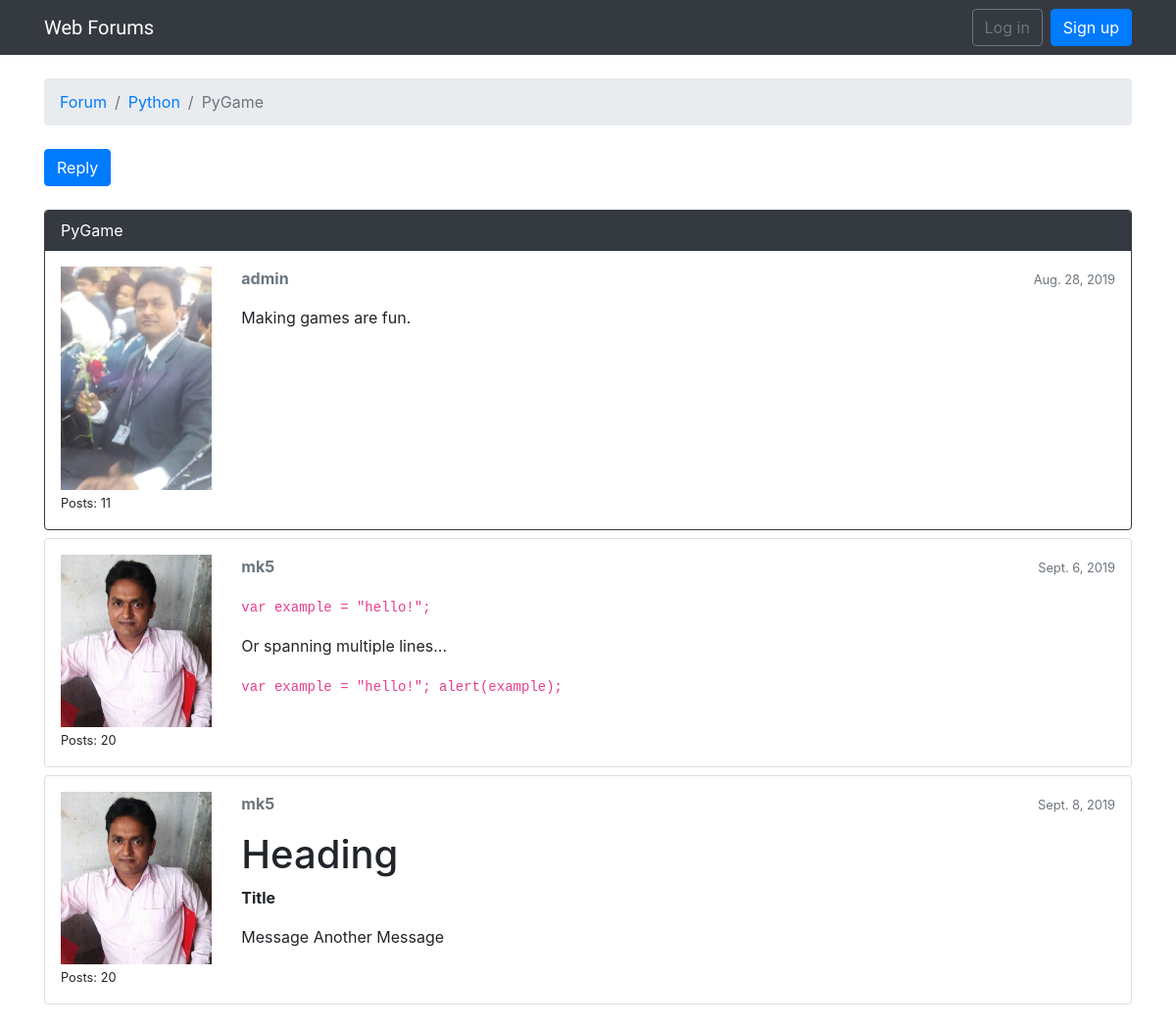
The page /webforum/forums/2/topics/4/ on the database its author committed.
### webforum/models.py (models this page shows, shortened)
class Topic(models.Model):
    subject = models.CharField(max_length=250)
    last_updated = models.DateTimeField(auto_now_add=True)
    forum = models.ForeignKey(Forum, on_delete=models.CASCADE, related_name='topics')
    started_by = models.ForeignKey(User, on_delete=models.CASCADE, related_name='topics')
    views = models.PositiveIntegerField(default=0)

class Forum(models.Model):
    name = models.CharField(max_length=30, unique=True)
    description = models.CharField(max_length=100)

class Post(models.Model):
    message = models.TextField(max_length=3000)
    topic = models.ForeignKey(Topic, on_delete=models.CASCADE, related_name='posts')
    created_on = models.DateTimeField(auto_now_add=True)
    updated_on = models.DateTimeField(null=True)
    created_by = models.ForeignKey(User, on_delete=models.CASCADE, related_name='posts')
    updated_by = models.ForeignKey(User, on_delete=models.CASCADE,  null=True, related_name='+')
    def get_message_as_markdown(self):
        return mark_safe(markdown(self.message, safe_mode='escape'))

### accounts/models.py (models this page shows, shortened)
class Profile(models.Model):
    user = models.OneToOneField(User, on_delete=models.CASCADE)
    title = models.CharField(blank=True, max_length=50)
    profile_pic = models.ImageField(default='avatar.svg', upload_to='profile_pics')
    bio = models.CharField(max_length=150, null=True)

### webforum/views.py (the view)
# urls.py: path('forums/<int:pk>/topics/<int:topic_pk>/', views.PostListView.as_view(), name='topic_posts'),
class PostListView(ListView):
    model = Post
    context_object_name = 'posts'
    template_name = 'topic_posts.html'
    paginate_by = 10
    def get_context_data(self, **kwargs):
        session_key = 'viewed_topic_{}'.format(self.topic.pk)
        if not self.request.session.get(session_key, False):
            self.topic.views += 1
            self.topic.save()
        kwargs['topic'] = self.topic
        return super().get_context_data(**kwargs)
    def get_queryset(self):
        self.topic = get_object_or_404(Topic, forum__pk=self.kwargs.get('pk'), pk=self.kwargs.get('topic_pk'))
        queryset = self.topic.posts.order_by('created_on')
        return queryset

### webforum/templates/topic_posts.html (shortened to what this page needs)
{% extends 'base.html' %}
{% load static %}
{% block breadcrumb %}
  <li class="breadcrumb-item"><a href="{% url 'home' %}">Forum</a></li>
  <li class="breadcrumb-item"><a href="{% url 'forum_topics' topic.forum.pk %}">{{ topic.forum.name }}</a></li>
  <li class="breadcrumb-item active">{{ topic.subject }}</li>
{% endblock %}
{% block content %}
  <div class="mb-4">
    <a href="{% url 'reply_topic' topic.forum.pk topic.pk %}" class="btn btn-primary" role="button">Reply</a>
  </div>
  {% for post in posts %}
    <div id="{{post.pk}}" class="card {% if forloop.last %}mb-4 {% else %}mb-2{% endif %} {% if forloop.first %}border-dark{% endif %}">
      {% if forloop.first %}
        <div class="card-header text-white bg-dark py-2 px-3">{{ topic.subject }}</div>
      {% endif %}
      <div class="card-body p-3">
        <div class="row">
          <div class="col-2">
            <img src="{{ post.created_by.profile.profile_pic.url }}" alt="{{ post.created_by.username }}" class="w-100">
            <small>Posts: {{ post.created_by.posts.count }}</small>
          </div>
          <div class="col-10">
            <div class="row mb-3">
              <div class="col-6">
                <strong class="text-muted">{{ post.created_by.username }}</strong>
              </div>
              <div class="col-6 text-right">
                <small class="text-muted">{{ post.created_on.date }}</small>
              </div>
            </div>
            {{ post.get_message_as_markdown }}
          </div>
        </div>
      </div>
    </div>
  {% endfor %}
{% endblock %}

### rows shown on the page
Topic: forum.name "Python", subject "PyGame"
Post: created_by.profile.profile_pic (picture), created_by.posts.count "11", created_by.username "admin", created_on "Aug. 28, 2019", get_message_as_markdown "Making games are fun."
Post: created_by.profile.profile_pic (picture), created_by.posts.count "20", created_by.username "mk5", created_on "Sept. 6, 2019", get_message_as_markdown "var example = \"hello!\"; Or spanning multiple lines... var example = \"hello!\"; alert(example);"
Post: created_by.profile.profile_pic (picture), created_by.posts.count "20", created_by.username "mk5", created_on "Sept. 8, 2019", get_message_as_markdown "Heading Title Message Another Message"
